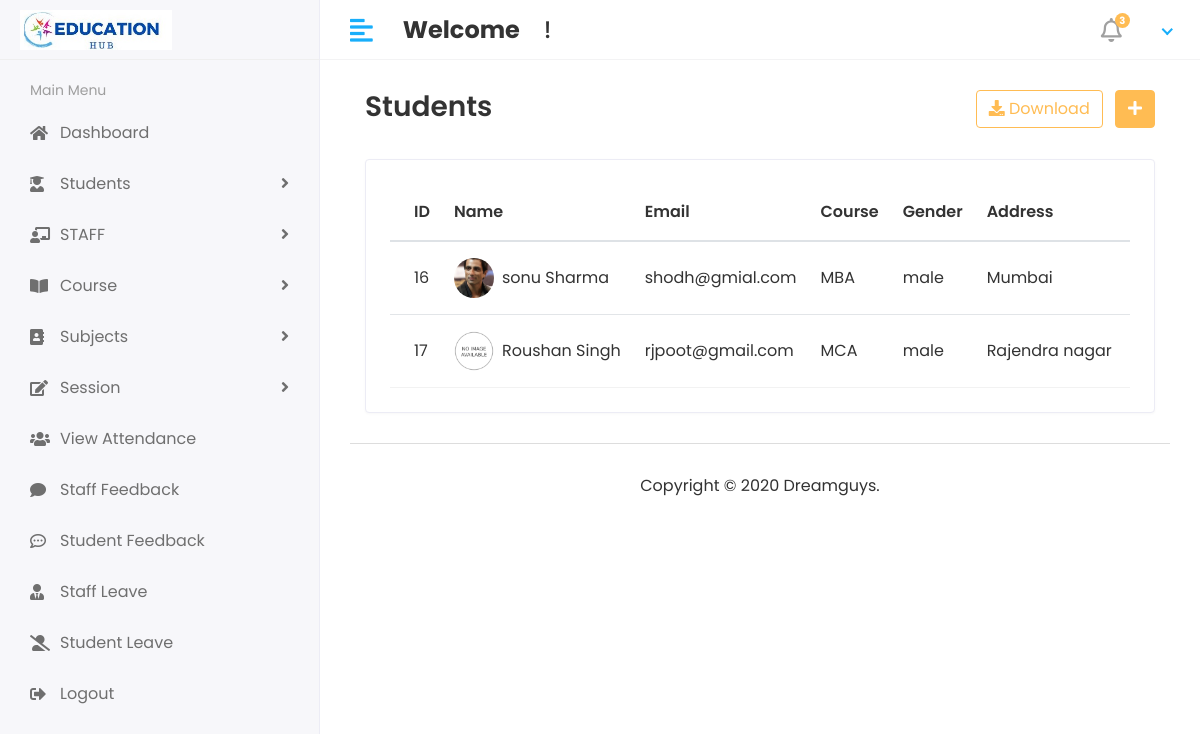
Page /hod/student on the committed database.
### studentapp/models.py (models this page shows, shortened)
class Student(models.Model):
    admin=models.OneToOneField(CoustamUser,on_delete=models.CASCADE)
    address=models.TextField()
    gender=models.CharField(max_length=100)
    course_id=models.ForeignKey(Course,on_delete=models.DO_NOTHING)
    session_Year_id=models.ForeignKey(Session_Year,on_delete=models.DO_NOTHING)
    created_at=models.DateTimeField(auto_now_add=True)
    update_at=models.DateTimeField(auto_now_add=True)

class CoustamUser(AbstractUser):
    User=(
        (1,'HOD'),
        (2,'STAFF'),
        (3,'STUDENT'),
    )
    user_type=models.CharField(choices=User,max_length=50,default=1)
    profile_pic=models.ImageField(upload_to='Media/profile_pic')

class Course(models.Model):
    course_name=models.CharField(max_length=100)
    created_at=models.DateTimeField(auto_now_add=True)
    update_at=models.DateTimeField(auto_now_add=True)

### studentmagmentsystem/Hod_views.py (the view)
# urls.py: path('hod/student',Hod_views.view_student,name='hod/student'),
def view_student(request):
    student=Student.objects.all()
    context={
        'student':student,
    }
    return render(request,'hod/view_student.html',context)

### templates/hod/view_student.html (shortened to what this page needs)
{% extends 'base.html'%}
{%block content%}
{%load static%}
<div class="content container-fluid">
   <div class="page-header">
      <div class="row align-items-center">
         <div class="col">
            <h3 class="page-title">Students</h3>
         </div>
         <div class="col-auto text-right float-right ml-auto">
            <a href="#" class="btn btn-outline-primary mr-2"><i class="fas fa-download"></i> Download</a>
            <a href="add-student.html" class="btn btn-primary"><i class="fas fa-plus"></i></a>
         </div>
      </div>
   </div>
   <div class="row">
      <div class="col-sm-12">
         <div class="card card-table">
            <div class="card-body">
               <div class="table-responsive">
                  <table class="table table-hover table-center mb-0 datatable">
                     <thead>
                        <tr>
                           <th>ID</th>
                           <th>Name</th>
                           <th>Email</th>
                           <th>Course</th>
                           <th>Gender</th>
                           <th>Address</th>
                           <th>Session Year</th>
                        </tr>
                     </thead>
                     <tbody>
                        {%for stu in student%}
                        <tr>
                           <td>{{stu.id}}</td>
                           <td>
                              <h2 class="table-avatar">
                                 <a href="student-details.html" class="avatar avatar-sm mr-2">
                                    <img class="avatar-img rounded-circle" src="/{{stu.admin.profile_pic}}"
                                       alt="User Image">
                                 </a>
                                 <a
                                    href="student-details.html">{{stu.admin.first_name}}&nbsp;{{stu.admin.last_name}}</a>
                              </h2>
                           </td>
                           <td>{{stu.admin.email}}</td>
                           <td>{{stu.course_id.course_name}}</td>
                           <td>{{stu.gender}}</td>
                           <td>{{stu.address}}</td>
                           <td>{{stu.session_Year_id.session_start}} To {{stu.session_Year_id.session_end}}</td>
                        </tr>
                        {%endfor%}
                     </tbody>
                  </table>
               </div>
            </div>
         </div>
      </div>
   </div>
</div>
{%endblock%}

### static/css/style.css (style rules this page uses)
html { height: 100%; }
body { background-color: #fff; color: #333; font-family: 'Poppins', sans-serif; font-size: 1rem; height: 100%; line-height: 1.5; overflow-x: hidden; }
h1, h2, h3, h4, h5, h6 { font-family: 'Poppins', sans-serif; margin-top: 0; }
a { color: #009ce7; }
input, button, a { transition: all 0.4s ease; -moz-transition: all 0.4s ease; -o-transition: all 0.4s ease; -ms-transition: all 0.4s ease; -webkit-transition: all 0.4s ease; }
.table { color: #333; max-width: 100%; margin-bottom: 0; width: 100%; }
table.table td h2 { display: inline-block; font-size: inherit; font-weight: 400; margin: 0; padding: 0; vertical-align: middle; }
table.table td h2.table-avatar { align-items: center; display: inline-flex; font-size: inherit; font-weight: 400; margin: 0; padding: 0; vertical-align: middle; white-space: nowrap; }
table.table td h2 a { color: #333; }
.table thead tr th { font-weight: 600; }
.table tbody tr { border-bottom: 1px solid rgba(0, 0, 0, 0.05); }
.table.table-center td, .table.table-center th { vertical-align: middle; }
.card-table .card-body .table > thead > tr > th { border-top: 0; }
.card-table .card-body .table tr td:first-child, .card-table .card-body .table tr th:first-child { padding-left: 1.5rem; }
.card-table .table td, .card-table .table th { border-top: 1px solid #e2e5e8; padding: 1rem 0.75rem; white-space: nowrap; }
.btn-primary { background-color: #FFBC53; border: 1px solid #FFBC53; }
.btn-outline-primary { color: #FFBC53; border-color: #FFBC53; }
.card { border: 1px solid #ececf5; box-shadow: 0 1px 3px 0 rgba(0, 0, 0, 0.03); margin-bottom: 1.875rem; }
.card-body { padding: 1.5rem; }
.avatar { position: relative; display: inline-block; width: 3rem; height: 3rem }
.avatar > img { width: 100%; height: 100%; -o-object-fit: cover; object-fit: cover; }
.avatar-sm { width: 2.5rem; height: 2.5rem; }
.page-header { margin-bottom: 1.875rem; }
.page-title { font-size: 28px; font-weight: 600; color: #333; margin-bottom: 5px; }

### rows in the picture
Student: id "16", admin.profile_pic (picture), admin.first_name "sonu", admin.last_name "Sharma", admin.email "shodh@gmial.com", course_id.course_name "MBA", gender "male", address "Mumbai"
Student: id "17", admin.profile_pic (picture), admin.first_name "Roushan", admin.last_name "Singh", admin.email "rjpoot@gmail.com", course_id.course_name "MCA", gender "male", address "Rajendra nagar"
